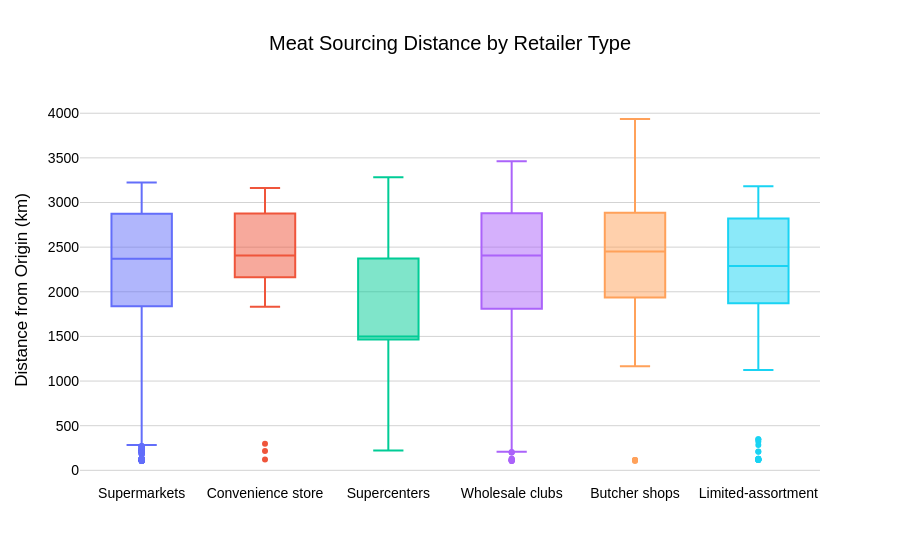

Notebook source saved alongside this figure:
### Code cell
import plotly.express as px

#Dictionary to translate Retailer Size categories to English
mapping_dict = {
    "Acougue": "Butcher shops",
    "Atacarejo/Clubes": "Wholesale clubs",
    "Conveniência": "Convenience store",
    "Hiper/Supercenter": "Supercenters",
    "Sortimento limitado": "Limited-assortment",
    "Supermercado": "Supermarkets"
}

df["porte_loja"] = df["porte_loja"].replace(mapping_dict)

#Create the Box Plot with High-Quality Settings
fig = px.box(
    df,
    x="porte_loja",
    y="distancia_km",
    title="Meat Sourcing Distance by Retailer Type",
    labels={
        "porte_loja": "",
        "distancia_km": "Distance from Origin (km)",
    },
    color="porte_loja",       
    template="plotly_white",  
)

# 3. Refine Layout for Publication Quality
fig.update_layout(
    title_x=0.5,           
    font=dict(
        family="Arial",    
        size=14,           
        color="black"
    ),
    showlegend=False,      
    yaxis=dict(
        showgrid=True,             
        gridcolor='lightgrey',     
        zeroline=False,             
    ),
    xaxis=dict(
        showgrid=False,            
        linecolor='white'          
    ),
    # Optional: Set specific figure dimensions for consistent export quality
    # width=1000,
    # height=600,
)

# 4. Save and Display
fig.write_html("saida/hipotese1_translated.html")
fig.show()

### Figure 1 — Plotly figure (JSON) as saved in the notebook; plotly's stock layout.template omitted (floating-point values rounded to 4 significant figures; data arrays with more than 128 entries replaced by an {"elided": "..."} marker saying what was removed)
{"data": [{"alignmentgroup": "True", "hovertemplate": "=%{x}<br>Distance from Origin (km)=%{y}<extra></extra>", "legendgroup": "Supermarkets", "marker": {"color": "#636efa"}, "name": "Supermarkets", "notched": false, "offsetgroup": "Supermarkets", "orientation": "v", "showlegend": true, "type": "box", "x": {"elided": "1214 str values"}, "x0": " ", "xaxis": "x", "y": {"elided": "1214 float values"}, "y0": " ", "yaxis": "y"}, {"alignmentgroup": "True", "hovertemplate": "=%{x}<br>Distance from Origin (km)=%{y}<extra></extra>", "legendgroup": "Convenience store", "marker": {"color": "#EF553B"}, "name": "Convenience store", "notched": false, "offsetgroup": "Convenience store", "orientation": "v", "showlegend": true, "type": "box", "x": ["Convenience store", "Convenience store", "Convenience store", "Convenience store", "Convenience store", "Convenience store", "Convenience store", "Convenience store", "Convenience store", "Convenience store", "Convenience store", "Convenience store", "Convenience store", "Convenience store", "Convenience store", "Convenience store", "Convenience store", "Convenience store", "Convenience store", "Convenience store", "Convenience store", "Convenience store", "Convenience store", "Convenience store", "Convenience store", "Convenience store", "Convenience store", "Convenience store", "Convenience store", "Convenience store", "Convenience store", "Convenience store", "Convenience store", "Convenience store", "Convenience store", "Convenience store", "Convenience store", "Convenience store", "Convenience store", "Convenience store", "Convenience store", "Convenience store", "Convenience store", "Convenience store", "Convenience store", "Convenience store", "Convenience store", "Convenience store", "Convenience store", "Convenience store", "Convenience store", "Convenience store", "Convenience store", "Convenience store", "Convenience store", "Convenience store", "Convenience store", "Convenience store", "Convenience store", "Convenience store", "Convenience store", "Convenience store", "Convenience store"], "x0": " ", "xaxis": "x", "y": [2165.0, 2292.0, 1918.0, 2443.0, 1908.0, 2896.0, 2947.0, 2781.0, 2162.0, 2579.0, 2896.0, 1834.0, 2316.0, 2282.0, 3162.0, 2525.0, 2317.0, 2655.0, 2285.0, 2894.0, 2906.0, 1915.0, 1854.0, 2836.0, 2243.0, 3163.0, 2582.0, 1958.0, 297.7, 1869.0, 2372.0, 2160.0, 2861.0, 2821.0, 2223.0, 122.1, 2910.0, 2269.0, 2879.0, 3111.0, 2247.0, 217.9, 2876.0, 2597.0, 1858.0, 2714.0, 2926.0, 2177.0, 2315.0, 2064.0, 2158.0, 3140.0, 2875.0, 2590.0, 1903.0, 2407.0, 2959.0, 2777.0, 2361.0, 2730.0, 3077.0, 2987.0, 2345.0], "y0": " ", "yaxis": "y"}, {"alignmentgroup": "True", "hovertemplate": "=%{x}<br>Distance from Origin (km)=%{y}<extra></extra>", "legendgroup": "Supercenters", "marker": {"color": "#00cc96"}, "name": "Supercenters", "notched": false, "offsetgroup": "Supercenters", "orientation": "v", "showlegend": true, "type": "box", "x": ["Supercenters", "Supercenters", "Supercenters", "Supercenters", "Supercenters", "Supercenters", "Supercenters", "Supercenters", "Supercenters", "Supercenters", "Supercenters", "Supercenters", "Supercenters", "Supercenters", "Supercenters", "Supercenters", "Supercenters", "Supercenters", "Supercenters", "Supercenters", "Supercenters", "Supercenters", "Supercenters", "Supercenters", "Supercenters", "Supercenters", "Supercenters", "Supercenters", "Supercenters", "Supercenters", "Supercenters", "Supercenters", "Supercenters"], "x0": " ", "xaxis": "x", "y": [2996.0, 1474.0, 1474.0, 221.9, 2320.0, 2149.0, 2318.0, 2531.0, 2161.0, 2895.0, 295.4, 2301.0, 1499.0, 247.8, 2995.0, 3283.0, 1474.0, 2175.0, 1474.0, 1474.0, 2320.0, 1499.0, 1499.0, 1474.0, 2733.0, 2888.0, 2888.0, 1436.0, 1683.0, 1373.0, 420.1, 420.1, 1221.0], "y0": " ", "yaxis": "y"}, {"alignmentgroup": "True", "hovertemplate": "=%{x}<br>Distance from Origin (km)=%{y}<extra></extra>", "legendgroup": "Wholesale clubs", "marker": {"color": "#ab63fa"}, "name": "Wholesale clubs", "notched": false, "offsetgroup": "Wholesale clubs", "orientation": "v", "showlegend": true, "type": "box", "x": {"elided": "648 str values"}, "x0": " ", "xaxis": "x", "y": {"elided": "648 float values"}, "y0": " ", "yaxis": "y"}, {"alignmentgroup": "True", "hovertemplate": "=%{x}<br>Distance from Origin (km)=%{y}<extra></extra>", "legendgroup": "Butcher shops", "marker": {"color": "#FFA15A"}, "name": "Butcher shops", "notched": false, "offsetgroup": "Butcher shops", "orientation": "v", "showlegend": true, "type": "box", "x": ["Butcher shops", "Butcher shops", "Butcher shops", "Butcher shops", "Butcher shops", "Butcher shops", "Butcher shops", "Butcher shops", "Butcher shops", "Butcher shops", "Butcher shops", "Butcher shops", "Butcher shops", "Butcher shops", "Butcher shops", "Butcher shops", "Butcher shops", "Butcher shops", "Butcher shops", "Butcher shops", "Butcher shops", "Butcher shops", "Butcher shops", "Butcher shops", "Butcher shops", "Butcher shops", "Butcher shops", "Butcher shops", "Butcher shops", "Butcher shops", "Butcher shops", "Butcher shops", "Butcher shops", "Butcher shops", "Butcher shops", "Butcher shops", "Butcher shops", "Butcher shops", "Butcher shops", "Butcher shops", "Butcher shops", "Butcher shops", "Butcher shops", "Butcher shops", "Butcher shops", "Butcher shops", "Butcher shops", "Butcher shops", "Butcher shops", "Butcher shops", "Butcher shops", "Butcher shops", "Butcher shops", "Butcher shops", "Butcher shops", "Butcher shops", "Butcher shops", "Butcher shops", "Butcher shops", "Butcher shops", "Butcher shops", "Butcher shops", "Butcher shops", "Butcher shops", "Butcher shops", "Butcher shops", "Butcher shops", "Butcher shops", "Butcher shops", "Butcher shops", "Butcher shops", "Butcher shops", "Butcher shops", "Butcher shops", "Butcher shops", "Butcher shops", "Butcher shops", "Butcher shops", "Butcher shops", "Butcher shops", "Butcher shops", "Butcher shops"], "x0": " ", "xaxis": "x", "y": [2864.0, 1935.0, 2517.0, 2585.0, 1917.0, 3069.0, 1917.0, 117.0, 2928.0, 2410.0, 2456.0, 2911.0, 2292.0, 3005.0, 2880.0, 2935.0, 2456.0, 2410.0, 2849.0, 2980.0, 2164.0, 1906.0, 2863.0, 3935.0, 2154.0, 2993.0, 2993.0, 2876.0, 1842.0, 3036.0, 1634.0, 2446.0, 2206.0, 2402.0, 1166.0, 2884.0, 2291.0, 2515.0, 2923.0, 2864.0, 2584.0, 2878.0, 105.2, 1829.0, 2828.0, 2647.0, 1376.0, 2309.0, 1356.0, 2520.0, 2935.0, 3111.0, 2159.0, 1659.0, 1625.0, 1893.0, 1430.0, 3002.0, 2308.0, 2308.0, 2308.0, 2161.0, 2990.0, 2888.0, 3012.0, 2161.0, 1357.0, 2020.0, 2154.0, 3188.0, 2419.0, 2525.0, 2904.0, 2240.0, 2846.0, 1926.0, 2720.0, 115.2, 2691.0, 2935.0, 1905.0, 115.2], "y0": " ", "yaxis": "y"}, {"alignmentgroup": "True", "hovertemplate": "=%{x}<br>Distance from Origin (km)=%{y}<extra></extra>", "legendgroup": "Limited-assortment", "marker": {"color": "#19d3f3"}, "name": "Limited-assortment", "notched": false, "offsetgroup": "Limited-assortment", "orientation": "v", "showlegend": true, "type": "box", "x": {"elided": "154 str values"}, "x0": " ", "xaxis": "x", "y": {"elided": "154 float values"}, "y0": " ", "yaxis": "y"}], "layout": {"boxmode": "overlay", "font": {"color": "black", "family": "Arial", "size": 14}, "legend": {"title": {"text": ""}, "tracegroupgap": 0}, "showlegend": false, "title": {"text": "Meat Sourcing Distance by Retailer Type", "x": 0.5}, "xaxis": {"anchor": "y", "categoryarray": ["Supermarkets", "Convenience store", "Supercenters", "Wholesale clubs", "Butcher shops", "Limited-assortment"], "categoryorder": "array", "domain": [0, 1], "linecolor": "white", "showgrid": false, "title": {"text": ""}}, "yaxis": {"anchor": "x", "domain": [0, 1], "gridcolor": "lightgrey", "showgrid": true, "title": {"text": "Distance from Origin (km)"}, "zeroline": false}}}
